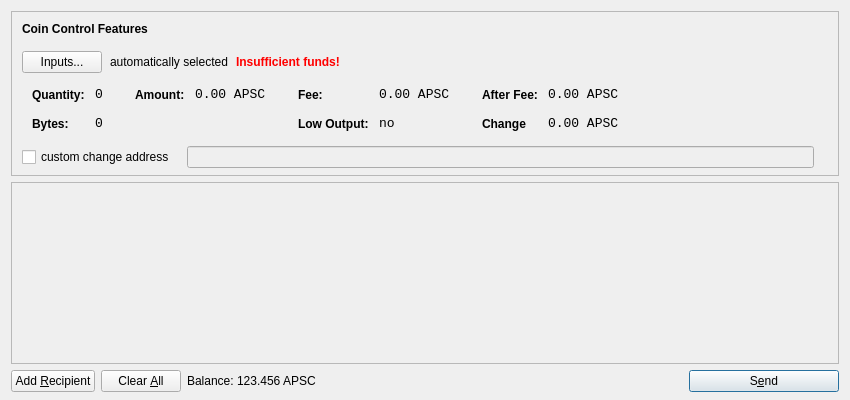
<?xml version="1.0" encoding="UTF-8"?>
<ui version="4.0">
 <class>SendCoinsDialog</class>
 <widget class="QDialog" name="SendCoinsDialog">
  <property name="geometry">
   <rect>
    <x>0</x>
    <y>0</y>
    <width>850</width>
    <height>400</height>
   </rect>
  </property>
  <property name="windowTitle">
   <string>Send Coins</string>
  </property>
  <layout class="QVBoxLayout" name="verticalLayout" stretch="0,1,0">
   <property name="bottomMargin">
    <number>8</number>
   </property>
   <item>
    <widget class="QFrame" name="frameCoinControl">
     <property name="sizePolicy">
      <sizepolicy hsizetype="Expanding" vsizetype="Expanding">
       <horstretch>0</horstretch>
       <verstretch>0</verstretch>
      </sizepolicy>
     </property>
     <property name="maximumSize">
      <size>
       <width>16777215</width>
       <height>16777215</height>
      </size>
     </property>
     <property name="frameShape">
      <enum>QFrame::StyledPanel</enum>
     </property>
     <property name="frameShadow">
      <enum>QFrame::Sunken</enum>
     </property>
     <layout class="QVBoxLayout" name="verticalLayoutCoinControl2">
      <property name="spacing">
       <number>-1</number>
      </property>
      <property name="leftMargin">
       <number>0</number>
      </property>
      <property name="topMargin">
       <number>0</number>
      </property>
      <property name="rightMargin">
       <number>0</number>
      </property>
      <property name="bottomMargin">
       <number>6</number>
      </property>
      <item>
       <layout class="QVBoxLayout" name="verticalLayoutCoinControl" stretch="0,0,0,0,1">
        <property name="spacing">
         <number>0</number>
        </property>
        <property name="leftMargin">
         <number>10</number>
        </property>
        <property name="topMargin">
         <number>10</number>
        </property>
        <item>
         <layout class="QHBoxLayout" name="horizontalLayoutCoinControl1">
          <property name="bottomMargin">
           <number>15</number>
          </property>
          <item>
           <widget class="QLabel" name="labelCoinControlFeatures">
            <property name="sizePolicy">
             <sizepolicy hsizetype="Preferred" vsizetype="Maximum">
              <horstretch>0</horstretch>
              <verstretch>0</verstretch>
             </sizepolicy>
            </property>
            <property name="font">
             <font>
              <weight>75</weight>
              <bold>true</bold>
             </font>
            </property>
            <property name="styleSheet">
             <string notr="true">font-weight:bold;</string>
            </property>
            <property name="text">
             <string>Coin Control Features</string>
            </property>
           </widget>
          </item>
         </layout>
        </item>
        <item>
         <layout class="QHBoxLayout" name="horizontalLayoutCoinControl2" stretch="0,0,0,0">
          <property name="spacing">
           <number>8</number>
          </property>
          <property name="bottomMargin">
           <number>10</number>
          </property>
          <item>
           <widget class="QPushButton" name="pushButtonCoinControl">
            <property name="styleSheet">
             <string notr="true"/>
            </property>
            <property name="text">
             <string>Inputs...</string>
            </property>
           </widget>
          </item>
          <item>
           <widget class="QLabel" name="labelCoinControlAutomaticallySelected">
            <property name="text">
             <string>automatically selected</string>
            </property>
            <property name="margin">
             <number>5</number>
            </property>
           </widget>
          </item>
          <item>
           <widget class="QLabel" name="labelCoinControlInsuffFunds">
            <property name="font">
             <font>
              <weight>75</weight>
              <bold>true</bold>
             </font>
            </property>
            <property name="styleSheet">
             <string notr="true">color:red;font-weight:bold;</string>
            </property>
            <property name="text">
             <string>Insufficient funds!</string>
            </property>
            <property name="margin">
             <number>5</number>
            </property>
           </widget>
          </item>
          <item>
           <spacer name="horizontalSpacerCoinControl">
            <property name="orientation">
             <enum>Qt::Horizontal</enum>
            </property>
            <property name="sizeHint" stdset="0">
             <size>
              <width>40</width>
              <height>1</height>
             </size>
            </property>
           </spacer>
          </item>
         </layout>
        </item>
        <item>
         <widget class="QWidget" name="widgetCoinControl" native="true">
          <property name="sizePolicy">
           <sizepolicy hsizetype="Preferred" vsizetype="Preferred">
            <horstretch>0</horstretch>
            <verstretch>0</verstretch>
           </sizepolicy>
          </property>
          <property name="minimumSize">
           <size>
            <width>0</width>
            <height>0</height>
           </size>
          </property>
          <property name="styleSheet">
           <string notr="true"/>
          </property>
          <layout class="QHBoxLayout" name="horizontalLayoutCoinControl5">
           <property name="margin">
            <number>0</number>
           </property>
           <item>
            <layout class="QHBoxLayout" name="horizontalLayoutCoinControl3" stretch="0,0,0,1">
             <property name="spacing">
              <number>20</number>
             </property>
             <property name="topMargin">
              <number>0</number>
             </property>
             <property name="bottomMargin">
              <number>10</number>
             </property>
             <item>
              <layout class="QFormLayout" name="formLayoutCoinControl1">
               <property name="horizontalSpacing">
                <number>10</number>
               </property>
               <property name="verticalSpacing">
                <number>14</number>
               </property>
               <property name="leftMargin">
                <number>10</number>
               </property>
               <property name="topMargin">
                <number>4</number>
               </property>
               <property name="rightMargin">
                <number>6</number>
               </property>
               <item row="0" column="0">
                <widget class="QLabel" name="labelCoinControlQuantityText">
                 <property name="styleSheet">
                  <string notr="true">font-weight:bold;</string>
                 </property>
                 <property name="text">
                  <string>Quantity:</string>
                 </property>
                 <property name="margin">
                  <number>0</number>
                 </property>
                </widget>
               </item>
               <item row="0" column="1">
                <widget class="QLabel" name="labelCoinControlQuantity">
                 <property name="font">
                  <font>
                   <family>Monospace</family>
                   <pointsize>10</pointsize>
                  </font>
                 </property>
                 <property name="cursor">
                  <cursorShape>IBeamCursor</cursorShape>
                 </property>
                 <property name="contextMenuPolicy">
                  <enum>Qt::ActionsContextMenu</enum>
                 </property>
                 <property name="text">
                  <string>0</string>
                 </property>
                 <property name="margin">
                  <number>0</number>
                 </property>
                 <property name="textInteractionFlags">
                  <set>Qt::LinksAccessibleByMouse|Qt::TextSelectableByKeyboard|Qt::TextSelectableByMouse</set>
                 </property>
                </widget>
               </item>
               <item row="1" column="0">
                <widget class="QLabel" name="labelCoinControlBytesText">
                 <property name="styleSheet">
                  <string notr="true">font-weight:bold;</string>
                 </property>
                 <property name="text">
                  <string>Bytes:</string>
                 </property>
                </widget>
               </item>
               <item row="1" column="1">
                <widget class="QLabel" name="labelCoinControlBytes">
                 <property name="font">
                  <font>
                   <family>Monospace</family>
                   <pointsize>10</pointsize>
                  </font>
                 </property>
                 <property name="cursor">
                  <cursorShape>IBeamCursor</cursorShape>
                 </property>
                 <property name="contextMenuPolicy">
                  <enum>Qt::ActionsContextMenu</enum>
                 </property>
                 <property name="text">
                  <string>0</string>
                 </property>
                 <property name="textInteractionFlags">
                  <set>Qt::LinksAccessibleByMouse|Qt::TextSelectableByKeyboard|Qt::TextSelectableByMouse</set>
                 </property>
                </widget>
               </item>
              </layout>
             </item>
             <item>
              <layout class="QFormLayout" name="formLayoutCoinControl2">
               <property name="horizontalSpacing">
                <number>10</number>
               </property>
               <property name="verticalSpacing">
                <number>14</number>
               </property>
               <property name="leftMargin">
                <number>6</number>
               </property>
               <property name="topMargin">
                <number>4</number>
               </property>
               <property name="rightMargin">
                <number>6</number>
               </property>
               <item row="0" column="0">
                <widget class="QLabel" name="labelCoinControlAmountText">
                 <property name="styleSheet">
                  <string notr="true">font-weight:bold;</string>
                 </property>
                 <property name="text">
                  <string>Amount:</string>
                 </property>
                 <property name="margin">
                  <number>0</number>
                 </property>
                </widget>
               </item>
               <item row="0" column="1">
                <widget class="QLabel" name="labelCoinControlAmount">
                 <property name="font">
                  <font>
                   <family>Monospace</family>
                   <pointsize>10</pointsize>
                  </font>
                 </property>
                 <property name="cursor">
                  <cursorShape>IBeamCursor</cursorShape>
                 </property>
                 <property name="contextMenuPolicy">
                  <enum>Qt::ActionsContextMenu</enum>
                 </property>
                 <property name="text">
                  <string notr="true">0.00 APSC</string>
                 </property>
                 <property name="textInteractionFlags">
                  <set>Qt::LinksAccessibleByMouse|Qt::TextSelectableByKeyboard|Qt::TextSelectableByMouse</set>
                 </property>
                </widget>
               </item>
              </layout>
             </item>
             <item>
              <layout class="QFormLayout" name="formLayoutCoinControl3">
               <property name="horizontalSpacing">
                <number>10</number>
               </property>
               <property name="verticalSpacing">
                <number>14</number>
               </property>
               <property name="leftMargin">
                <number>6</number>
               </property>
               <property name="topMargin">
                <number>4</number>
               </property>
               <property name="rightMargin">
                <number>6</number>
               </property>
               <item row="0" column="0">
                <widget class="QLabel" name="labelCoinControlFeeText">
                 <property name="styleSheet">
                  <string notr="true">font-weight:bold;</string>
                 </property>
                 <property name="text">
                  <string>Fee:</string>
                 </property>
                 <property name="margin">
                  <number>0</number>
                 </property>
                </widget>
               </item>
               <item row="0" column="1">
                <widget class="QLabel" name="labelCoinControlFee">
                 <property name="font">
                  <font>
                   <family>Monospace</family>
                   <pointsize>10</pointsize>
                  </font>
                 </property>
                 <property name="cursor">
                  <cursorShape>IBeamCursor</cursorShape>
                 </property>
                 <property name="contextMenuPolicy">
                  <enum>Qt::ActionsContextMenu</enum>
                 </property>
                 <property name="text">
                  <string notr="true">0.00 APSC</string>
                 </property>
                 <property name="textInteractionFlags">
                  <set>Qt::LinksAccessibleByMouse|Qt::TextSelectableByKeyboard|Qt::TextSelectableByMouse</set>
                 </property>
                </widget>
               </item>
               <item row="1" column="0">
                <widget class="QLabel" name="labelCoinControlLowOutputText">
                 <property name="styleSheet">
                  <string notr="true">font-weight:bold;</string>
                 </property>
                 <property name="text">
                  <string>Low Output:</string>
                 </property>
                </widget>
               </item>
               <item row="1" column="1">
                <widget class="QLabel" name="labelCoinControlLowOutput">
                 <property name="font">
                  <font>
                   <family>Monospace</family>
                   <pointsize>10</pointsize>
                  </font>
                 </property>
                 <property name="cursor">
                  <cursorShape>IBeamCursor</cursorShape>
                 </property>
                 <property name="contextMenuPolicy">
                  <enum>Qt::ActionsContextMenu</enum>
                 </property>
                 <property name="text">
                  <string>no</string>
                 </property>
                 <property name="textInteractionFlags">
                  <set>Qt::LinksAccessibleByMouse|Qt::TextSelectableByKeyboard|Qt::TextSelectableByMouse</set>
                 </property>
                </widget>
               </item>
              </layout>
             </item>
             <item>
              <layout class="QFormLayout" name="formLayoutCoinControl4">
               <property name="horizontalSpacing">
                <number>10</number>
               </property>
               <property name="verticalSpacing">
                <number>14</number>
               </property>
               <property name="leftMargin">
                <number>6</number>
               </property>
               <property name="topMargin">
                <number>4</number>
               </property>
               <property name="rightMargin">
                <number>6</number>
               </property>
               <item row="0" column="0">
                <widget class="QLabel" name="labelCoinControlAfterFeeText">
                 <property name="styleSheet">
                  <string notr="true">font-weight:bold;</string>
                 </property>
                 <property name="text">
                  <string>After Fee:</string>
                 </property>
                 <property name="margin">
                  <number>0</number>
                 </property>
                </widget>
               </item>
               <item row="0" column="1">
                <widget class="QLabel" name="labelCoinControlAfterFee">
                 <property name="font">
                  <font>
                   <family>Monospace</family>
                   <pointsize>10</pointsize>
                  </font>
                 </property>
                 <property name="cursor">
                  <cursorShape>IBeamCursor</cursorShape>
                 </property>
                 <property name="contextMenuPolicy">
                  <enum>Qt::ActionsContextMenu</enum>
                 </property>
                 <property name="text">
                  <string notr="true">0.00 APSC</string>
                 </property>
                 <property name="textInteractionFlags">
                  <set>Qt::LinksAccessibleByMouse|Qt::TextSelectableByKeyboard|Qt::TextSelectableByMouse</set>
                 </property>
                </widget>
               </item>
               <item row="1" column="0">
                <widget class="QLabel" name="labelCoinControlChangeText">
                 <property name="styleSheet">
                  <string notr="true">font-weight:bold;</string>
                 </property>
                 <property name="text">
                  <string>Change</string>
                 </property>
                </widget>
               </item>
               <item row="1" column="1">
                <widget class="QLabel" name="labelCoinControlChange">
                 <property name="font">
                  <font>
                   <family>Monospace</family>
                   <pointsize>10</pointsize>
                  </font>
                 </property>
                 <property name="cursor">
                  <cursorShape>IBeamCursor</cursorShape>
                 </property>
                 <property name="contextMenuPolicy">
                  <enum>Qt::ActionsContextMenu</enum>
                 </property>
                 <property name="text">
                  <string notr="true">0.00 APSC</string>
                 </property>
                 <property name="textInteractionFlags">
                  <set>Qt::LinksAccessibleByMouse|Qt::TextSelectableByKeyboard|Qt::TextSelectableByMouse</set>
                 </property>
                </widget>
               </item>
              </layout>
             </item>
            </layout>
           </item>
          </layout>
         </widget>
        </item>
        <item>
         <layout class="QHBoxLayout" name="horizontalLayoutCoinControl4" stretch="0,0,0">
          <property name="spacing">
           <number>12</number>
          </property>
          <property name="sizeConstraint">
           <enum>QLayout::SetDefaultConstraint</enum>
          </property>
          <property name="topMargin">
           <number>5</number>
          </property>
          <property name="rightMargin">
           <number>5</number>
          </property>
          <item>
           <widget class="QCheckBox" name="checkBoxCoinControlChange">
            <property name="text">
             <string>custom change address</string>
            </property>
           </widget>
          </item>
          <item>
           <widget class="QLineEdit" name="lineEditCoinControlChange">
            <property name="enabled">
             <bool>false</bool>
            </property>
            <property name="sizePolicy">
             <sizepolicy hsizetype="Expanding" vsizetype="Fixed">
              <horstretch>0</horstretch>
              <verstretch>0</verstretch>
             </sizepolicy>
            </property>
           </widget>
          </item>
          <item>
           <widget class="QLabel" name="labelCoinControlChangeLabel">
            <property name="sizePolicy">
             <sizepolicy hsizetype="Preferred" vsizetype="Expanding">
              <horstretch>0</horstretch>
              <verstretch>0</verstretch>
             </sizepolicy>
            </property>
            <property name="minimumSize">
             <size>
              <width>0</width>
              <height>0</height>
             </size>
            </property>
            <property name="text">
             <string/>
            </property>
            <property name="margin">
             <number>3</number>
            </property>
           </widget>
          </item>
         </layout>
        </item>
        <item>
         <spacer name="verticalSpacerCoinControl">
          <property name="orientation">
           <enum>Qt::Vertical</enum>
          </property>
          <property name="sizeHint" stdset="0">
           <size>
            <width>800</width>
            <height>1</height>
           </size>
          </property>
         </spacer>
        </item>
       </layout>
      </item>
     </layout>
    </widget>
   </item>
   <item>
    <widget class="QScrollArea" name="scrollArea">
     <property name="widgetResizable">
      <bool>true</bool>
     </property>
     <widget class="QWidget" name="scrollAreaWidgetContents">
      <property name="geometry">
       <rect>
        <x>0</x>
        <y>0</y>
        <width>830</width>
        <height>165</height>
       </rect>
      </property>
      <layout class="QVBoxLayout" name="verticalLayout_2">
       <property name="margin">
        <number>0</number>
       </property>
       <item>
        <layout class="QVBoxLayout" name="entries">
         <property name="spacing">
          <number>6</number>
         </property>
        </layout>
       </item>
       <item>
        <spacer name="verticalSpacer">
         <property name="orientation">
          <enum>Qt::Vertical</enum>
         </property>
         <property name="sizeHint" stdset="0">
          <size>
           <width>20</width>
           <height>40</height>
          </size>
         </property>
        </spacer>
       </item>
      </layout>
     </widget>
    </widget>
   </item>
   <item>
    <layout class="QHBoxLayout" name="horizontalLayout">
     <item>
      <widget class="QPushButton" name="addButton">
       <property name="toolTip">
        <string>Send to multiple recipients at once</string>
       </property>
       <property name="text">
        <string>Add &amp;Recipient</string>
       </property>
       <property name="autoDefault">
        <bool>false</bool>
       </property>
      </widget>
     </item>
     <item>
      <widget class="QPushButton" name="clearButton">
       <property name="sizePolicy">
        <sizepolicy hsizetype="Minimum" vsizetype="Fixed">
         <horstretch>0</horstretch>
         <verstretch>0</verstretch>
        </sizepolicy>
       </property>
       <property name="toolTip">
        <string>Remove all transaction fields</string>
       </property>
       <property name="text">
        <string>Clear &amp;All</string>
       </property>
       <property name="autoRepeatDelay">
        <number>300</number>
       </property>
       <property name="autoDefault">
        <bool>false</bool>
       </property>
      </widget>
     </item>
     <item>
      <layout class="QHBoxLayout" name="horizontalLayout_2">
       <property name="spacing">
        <number>3</number>
       </property>
       <item>
        <widget class="QLabel" name="label">
         <property name="sizePolicy">
          <sizepolicy hsizetype="Preferred" vsizetype="Fixed">
           <horstretch>0</horstretch>
           <verstretch>0</verstretch>
          </sizepolicy>
         </property>
         <property name="text">
          <string>Balance:</string>
         </property>
        </widget>
       </item>
       <item>
        <widget class="QLabel" name="labelBalance">
         <property name="sizePolicy">
          <sizepolicy hsizetype="Preferred" vsizetype="Fixed">
           <horstretch>0</horstretch>
           <verstretch>0</verstretch>
          </sizepolicy>
         </property>
         <property name="cursor">
          <cursorShape>IBeamCursor</cursorShape>
         </property>
         <property name="text">
          <string notr="true">123.456 APSC</string>
         </property>
         <property name="textInteractionFlags">
          <set>Qt::LinksAccessibleByMouse|Qt::TextSelectableByKeyboard|Qt::TextSelectableByMouse</set>
         </property>
        </widget>
       </item>
      </layout>
     </item>
     <item>
      <spacer name="horizontalSpacer">
       <property name="orientation">
        <enum>Qt::Horizontal</enum>
       </property>
       <property name="sizeHint" stdset="0">
        <size>
         <width>40</width>
         <height>20</height>
        </size>
       </property>
      </spacer>
     </item>
     <item>
      <widget class="QPushButton" name="sendButton">
       <property name="minimumSize">
        <size>
         <width>150</width>
         <height>0</height>
        </size>
       </property>
       <property name="toolTip">
        <string>Confirm the send action</string>
       </property>
       <property name="text">
        <string>S&amp;end</string>
       </property>
       <property name="icon">
        <iconset resource="../bitcoin.qrc">
         <normaloff>:/icons/send</normaloff>:/icons/send</iconset>
       </property>
       <property name="default">
        <bool>true</bool>
       </property>
      </widget>
     </item>
    </layout>
   </item>
  </layout>
 </widget>
 <resources>
  <include location="../bitcoin.qrc"/>
 </resources>
 <connections/>
</ui>
